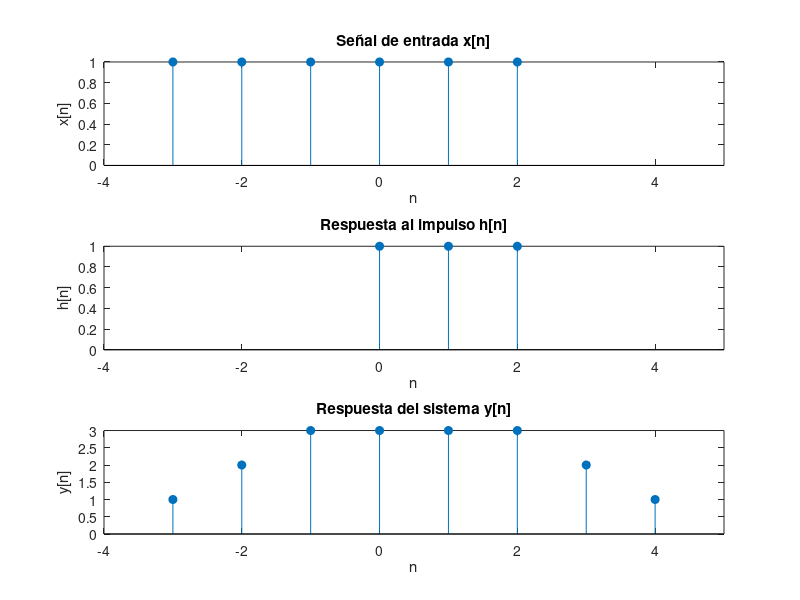

Write MATLAB code to recreate this figure.
% Definición de los intervalos de tiempo discreto
nx = -3:2  % Intervalo de tiempo para x[n]
nh = 0:2  % Intervalo de tiempo para h[n]

% Definición de las señales x[n] y h[n] como pulsos unitarios
x = ones(1, length(nx))
h = ones(1, length(nh))

% Convolución
y = conv(x, h)  % y[n] = x[n] * h[n]

% Definición de los nuevos intervalos de tiempo para la señal y[n]
ny = (nx(1) + nh(1)):(nx(end) + nh(end))

% Graficar las señales x[n], h[n] e y[n] usando subplot y stem
figure()

% Primer gráfico: señal de entrada x[n]
subplot(3, 1, 1)
stem(nx, x, 'filled')
title('Señal de entrada x[n]')
xlabel('n')
ylabel('x[n]')
xlim([min([nx, nh])-1, max(ny)+1])

% Segundo gráfico: respuesta al impulso h[n]
subplot(3, 1, 2)
stem(nh, h, 'filled')
title('Respuesta al impulso h[n]')
xlabel('n')
ylabel('h[n]')
xlim([min([nx, nh])-1, max(ny)+1])

% Tercer gráfico: respuesta del sistema y[n]
subplot(3, 1, 3)
stem(ny, y, 'filled')
title('Respuesta del sistema y[n]')
xlabel('n')
ylabel('y[n]')
xlim([min([nx, nh])-1, max(ny)+1])

